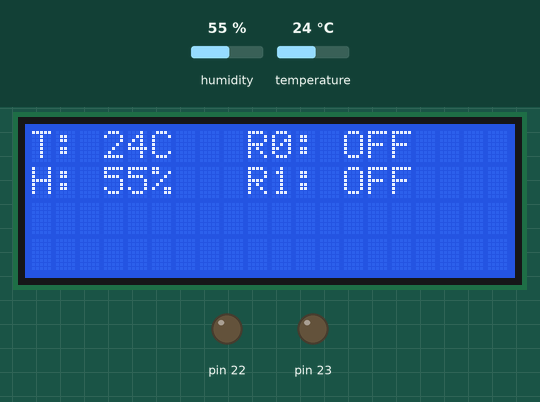
Recording of a sketch running on a simulated Arduino Mega 2560, built with avr-gcc and run on an emulated ATmega2560. Parts: 20×4 character LCD, output pins drawn as LEDs (lit = HIGH). The test bench sets the inputs (shaded band); at power-on: humidity 55 %, temperature 24 °C. What the sketch prints to the serial monitor is not drawn.

Above: at 1.7 s.
1.8 s: humidity set to 52 %
At 4.4 s:
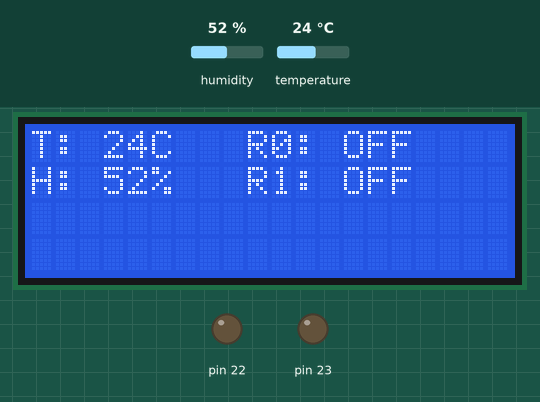
4.8 s: humidity set to 49 %
At 6.1 s:
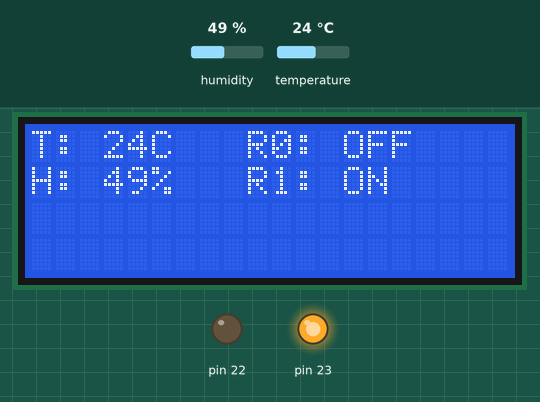
7.8 s: temperature set to 28 °C
At 10.5 s:
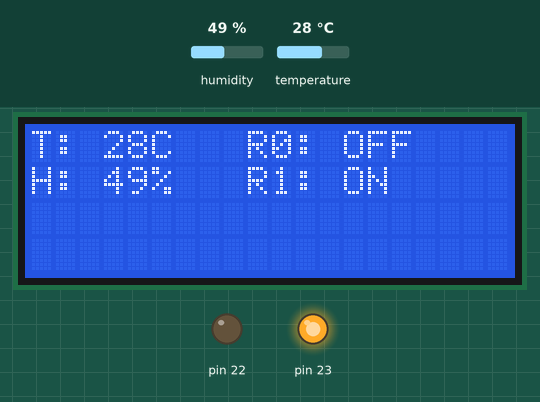
11.1 s: temperature set to 31 °C
At 12.1 s:
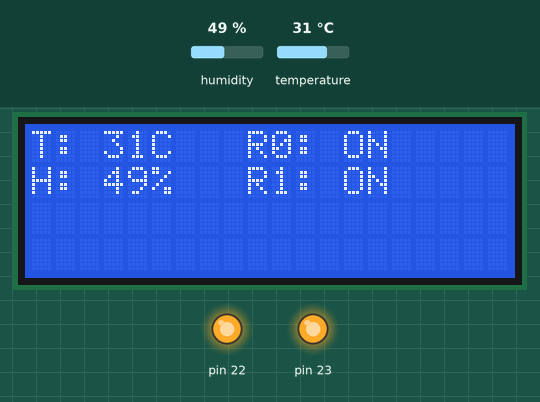
14.1 s: humidity set to 68 %
At 17.0 s:
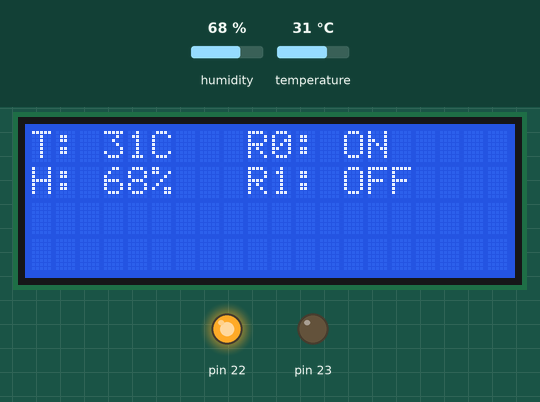
Timing chart, 0 to 18.5 s (numbered marks = the images above; inputs shaded):
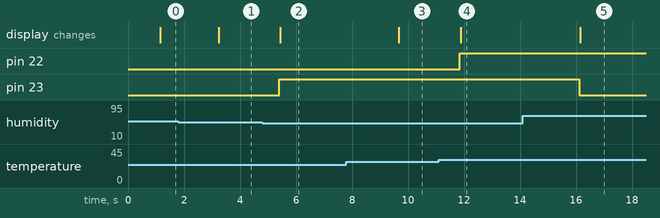

The sketch:

reto_1.6.ino
```cpp
#include <Controllino.h>  // libreria para controllino
#include <DHT_U.h>        // libreria para sensores DHT
#include <DHT.h>          // libreria para sensores DHT
#include <Wire.h>
#include <LiquidCrystal_I2C.h>

#define DHTTYPE DHT11     // tipo de sensor DHT
#define DHTPIN 42         // pin de conexion sensor DHT 11

#define TH_T 30           // threshold de temperatura
#define TH_H 50           // threshold de humedad

DHT dht(DHTPIN, DHTTYPE); // objeto DHT
LiquidCrystal_I2C lcd(0x27,20,4);  // set the LCD address to 0x27 for a 16 chars and 2 line display

// SETUP RELES COMO SALIDAS E INICIA SENSOR DHT Y LCD
void setup() {
  Serial.begin(9600);
  pinMode(CONTROLLINO_R0, OUTPUT);
  pinMode(CONTROLLINO_R1, OUTPUT);
  dht.begin();
  lcd.init(); // initialize the lcd
  // Print a message to the LCD.
  lcd.backlight();
}

// LOOP OBTIENE DATOS DEL SENSOR Y COMPARA CON LO TH Y ACCIONA LOS RELES
void loop() {
  delay(1000);
  int h = dht.readHumidity();     // lee temperatura del sensor
  int t = dht.readTemperature();  // lee humedad del sensor
  Serial.print("TEMPERATURA = "); Serial.print(t);
  Serial.print("\tHUMEDAD = ");   Serial.println(h);

  lcd.setCursor(0, 0);
  lcd.print("T: ");
  lcd.print(t);
  lcd.print("C");

  lcd.setCursor(0, 1);
  lcd.print("H: ");
  lcd.print(h);
  lcd.print("%");

  lcd.setCursor(9, 0);
  lcd.print("R0: ");
  lcd.setCursor(9, 1);
  lcd.print("R1: ");

  if( t >= TH_T ){
    digitalWrite(CONTROLLINO_R0, HIGH);
    Serial.println("RELE DE SISTEMA DE REFIGERACION ACTIVADO");
    lcd.setCursor(13, 0);
    lcd.print("ON ");
  }else{
    digitalWrite(CONTROLLINO_R0, LOW);
    Serial.println("RELE DE SISTEMA DE REFIGERACION DESACTIVADO");
    lcd.setCursor(13, 0);
    lcd.print("OFF");
  }

  if( h <= TH_H ){
    digitalWrite(CONTROLLINO_R1, HIGH);
    Serial.println("RELE DE SISTEMA DE HUMIDIFICACION ACTIVADO");
    lcd.setCursor(13, 1);
    lcd.print("ON ");
  }else{
    digitalWrite(CONTROLLINO_R1, LOW);
    Serial.println("RELE DE SISTEMA DE REFIGERACION DESACTIVADO");
    lcd.setCursor(13, 1);
    lcd.print("OFF");
  }
  Serial.println("");
}
```

Measured:
- the behaviour switches between 51 and 50 % on humidity (found by bisection; images 1 and 2)
- the behaviour switches between 29 and 30 °C on temperature (found by bisection; images 3 and 4)
- after the input at 1.8 s, the display: changes after 1.4 s (image 1)
- after the input at 4.8 s, pin 23: LOW → HIGH after 0.61 s; the display: changes after 0.64 s (image 2)
- after the input at 7.8 s, the display: changes after 1.9 s (image 3)
- after the input at 11.1 s, pin 22: LOW → HIGH after 0.74 s; the display: changes after 0.78 s (image 4)
- after the input at 14.1 s, pin 23: HIGH → LOW after 2.0 s; the display: changes after 2.1 s (image 5)
